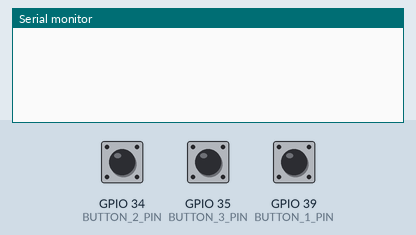
Bench run of a sketch on a simulated ESP32. Parts: the last lines printed to the serial monitor. The inputs (shaded band) are chosen by the test bench; at power-on: GPIO 34 (BUTTON_2_PIN) LOW, GPIO 35 (BUTTON_3_PIN) LOW, GPIO 39 (BUTTON_1_PIN) LOW.

Above: at 1.2 s.
1.3 s: GPIO 34 (BUTTON_2_PIN) pulled HIGH for 0.15 s
At 2.3 s:
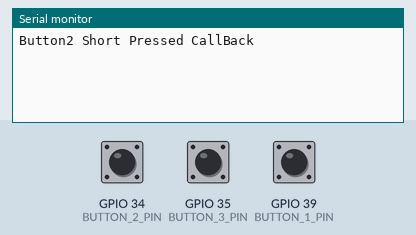
2.9 s: GPIO 35 (BUTTON_3_PIN) pulled HIGH for 3.2 s
At 6.5 s:
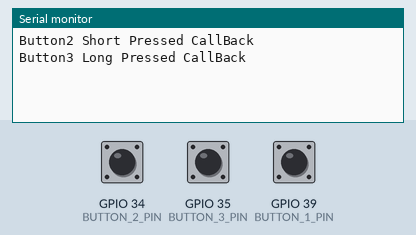
7.6 s: GPIO 39 (BUTTON_1_PIN) pulled HIGH for 0.15 s
At 8.3 s:
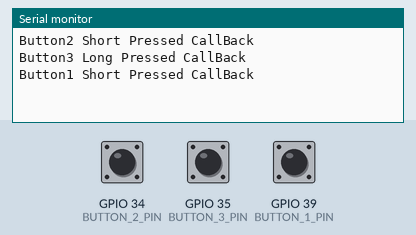
9.2 s: GPIO 35 (BUTTON_3_PIN) pulled HIGH for 0.15 s
At 10.5 s:
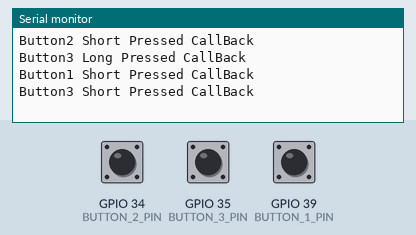
10.8 s: GPIO 34 (BUTTON_2_PIN) pulled HIGH for 3.2 s
At 14.9 s:
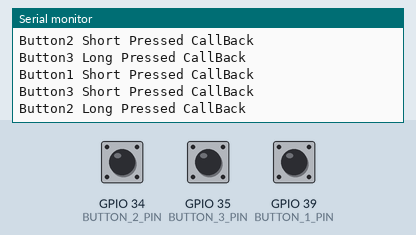
15.5 s: GPIO 39 (BUTTON_1_PIN) pulled HIGH for 3.2 s
At 19.7 s:
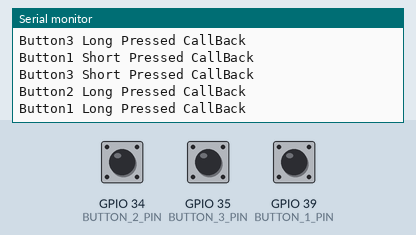

Measured:
- after the input at 1.3 s, the serial monitor: prints a new line after 0.15 s (image 1)
- after the input at 2.9 s, the serial monitor: prints a new line after 3.2 s (image 2)
- after the input at 7.6 s, the serial monitor: prints a new line after 0.15 s (image 3)
- after the input at 9.2 s, the serial monitor: prints a new line after 0.15 s (image 4)
- after the input at 10.8 s, the serial monitor: prints a new line after 3.2 s (image 5)
- after the input at 15.5 s, the serial monitor: prints a new line after 3.2 s (image 6)

The sketch:

ButtonsManager_Test.ino
```cpp
#include "GSXButtonManager.h"
#define BUTTON_1_PIN 39
#define BUTTON_2_PIN 34
#define BUTTON_3_PIN 35


GSXButtonManager buttons;


void onButton1ShortPressed(){
  Serial.println("Button1 Short Pressed CallBack");
}

void onButton1LongPressed(){
  Serial.println("Button1 Long Pressed CallBack");
}

void onButton2ShortPressed(){
  Serial.println("Button2 Short Pressed CallBack");
}

void onButton2LongPressed(){
  Serial.println("Button2 Long Pressed CallBack");
}

void onButton3ShortPressed(){
  Serial.println("Button3 Short Pressed CallBack");
}

void onButton3LongPressed(){
  Serial.println("Button3 Long Pressed CallBack");
}


void setup() {
  // put your setup code here, to run once:
  Serial.begin(115200);

    buttons.intitializeButton(BUTTON_1_PIN,1);
    buttons.intitializeButton(BUTTON_2_PIN,2);
    buttons.intitializeButton(BUTTON_3_PIN,3);


  buttons.setShortPressCallback(onButton1ShortPressed,1);
  buttons.setLongPressCallback(onButton1LongPressed,1);

  buttons.setShortPressCallback(onButton2ShortPressed,2);
  buttons.setLongPressCallback(onButton2LongPressed,2);

  buttons.setShortPressCallback(onButton3ShortPressed,3);
  buttons.setLongPressCallback(onButton3LongPressed,3);

}

void loop() {
  // put your main code here, to run repeatedly:
  buttons.update();

}
```

Button.h
```cpp
/*********************************************
* Tactile Buttons
* An asynchronous library for managing & detecting your button clicks
* By: Skye Perry
* Last Updated: 02-12-2024
* Version 1.0
*********************************************/

#ifndef BUTTON_H
#define BUTTON_H

#include "Arduino.h"

class Button {
  public:
    // Constructor
    Button(uint8_t pin, int id);

    void init();  // init method must be called in setup()
    void update(); // update method must be called in loop()

    //Static class methods
    static void setDebounceTimeout(int timeout);
    static void seLongPressDuration(int timeout);
    static void setButtonClickTimeout(int timeout);

    // Setter methods for callback functions
    void setShortPressCallback(void (*onShortPress)());
    void setLongPressCallback(void (*onLongPress)());
    void setDoubleClickCallback(void (*onDoubleClick)());
    void setExtaLongPressCallback(void (*onExtraLongPress)());
    void setResetButtonHoldCallback(void (*onResetButtonHold)());

  private:
    //Static class variables
    static int BUTTON_DEBOUNCE_TIMEOUT;
    static int LONG_PRESS_DURATION; // Time in milliseconds
    static int BUTTON_CLICK_TIMEOUT;

    uint8_t PIN;
    bool pressed;
    unsigned long last_interaction_timestamp;
    unsigned long press_start_time;
    bool long_pressed;
    bool extra_long_pressed;
    bool reset_hold_registered;
    //unsigned long prev_click_time;
    //unsigned long cur_click_time;
    void (*onShortPress)();
    void (*onLongPress)();
    void (*onExtraLongPress)();
    void (*onDoubleClick)();
    void (*onResetButtonHold)();

    int id;
    bool lastState;

    // Internal helper methods for detecting a short press, long press and double click
    void shortPressDetected();
    void longPressDetected();
    void doubleClickDetected();
    void extraLongPressDetected();
    void resetButtonHoldDetected();

    bool wait_for_double_click;
    unsigned long last_double_click_timestamp;
};


#endif // BUTTON_H
```

GSXButtonManager.h
```cpp
#ifndef GSXBUTTONMANAGER_H
#define GSXBUTTONMANAGER_H

#include "Arduino.h"

#include "Button.h"

#define MAX_BUTTONS 10

class GSXButtonManager {
  public:
    // Constructor
    GSXButtonManager();

    void update();
    void intitializeButton(uint8_t button1_pin, int button_id); //Called in setup

    void setShortPressCallback(void (*onShortPress)(), int button_id);
    void setLongPressCallback(void (*onLongPress)(),int button_id);
    void setDoubleClickCallback(void (*onDoubleClick)(),int button_id);

    void setExtaLongPressCallback(void (*onExtraLongPress)(),int button_id);
    void setResetButtonHoldCallback(void (*onResetButtonHold)(),int button_id);

  private:

    //Static array to hold button pointers
    static Button* ButtonList[MAX_BUTTONS];
    static int button_index;

};


#endif // GSXBUTTONMANAGER_H
```
